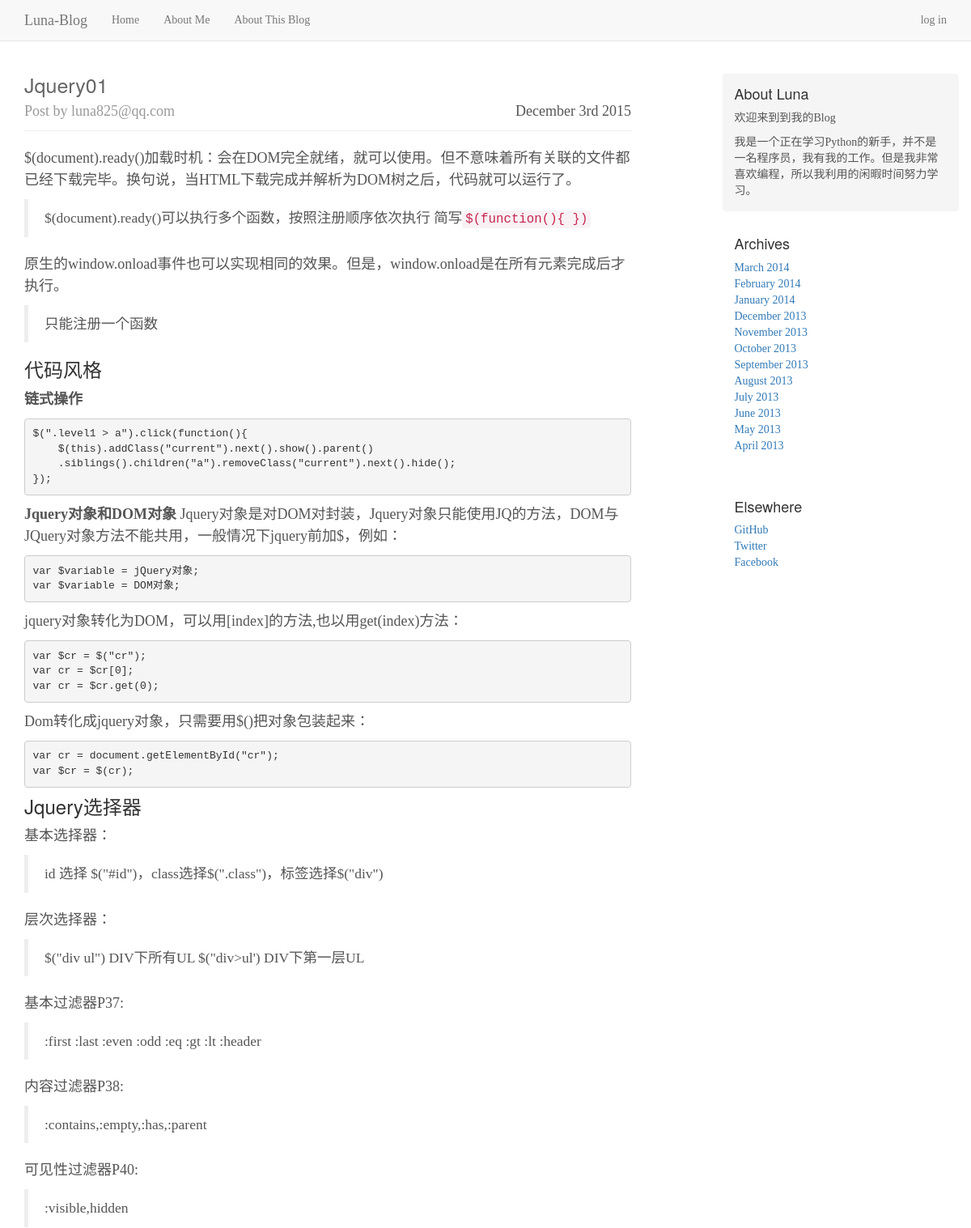
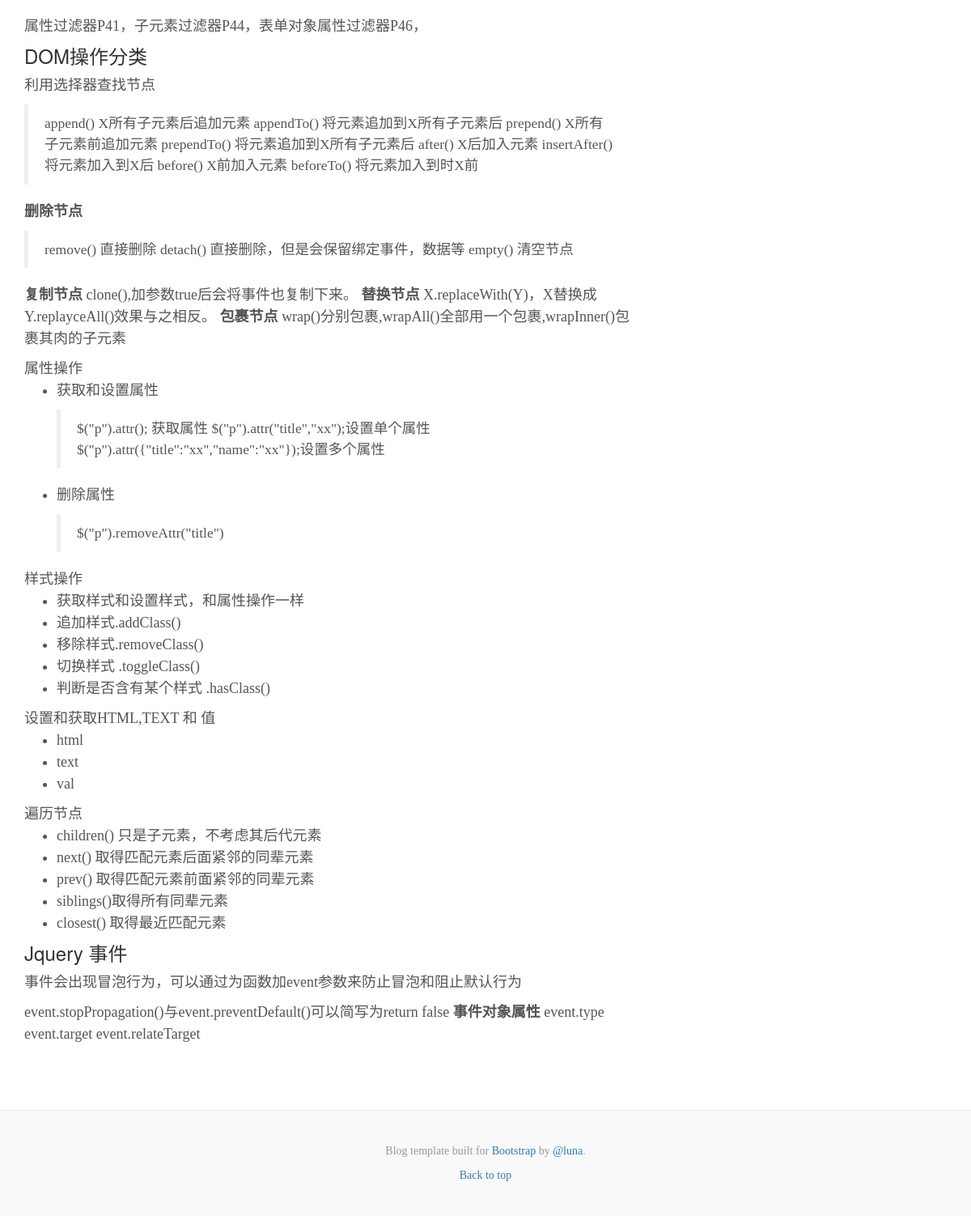
Page /post/7 on the committed database (2 pictures, top to bottom).
### app/models.py (models this page shows, shortened)
class Post(db.Model):
	__tablename__ = 'posts'
	id = db.Column(db.Integer,primary_key=True)
	title=db.Column(db.String(128),index=True)
	body = db.Column(db.Text)
	body_html = db.Column(db.Text)
	timestamp = db.Column(db.DateTime,index = True,default=datetime.utcnow)
	author_id = db.Column(db.Integer,db.ForeignKey('administors.id'))

class Administor(db.Model,UserMixin):
	__tablename__ = 'administors'
	id = db.Column(db.Integer,primary_key=True)
	email = db.Column(db.String(64),unique=True,index=True)
	password_hash = db.Column(db.String(128))
	name = db.Column(db.String(64))
	location = db.Column(db.String(64))
	about_me = db.Column(db.Text())
	posts = db.relationship('Post',backref='author',lazy='dynamic')
	@property
	def password(self):
		raise AttributeError('不能读取密码！')

### app/main/views.py (the view)
@main.route('/post/<int:id>')
def post(id):
    post = Post.query.get_or_404(id)
    return render_template('post.html',posts=[post])

### app/templates/post.html
{% extends "base.html" %}
{% block page_content %}
<div class="col-sm-8 blog-main">
{% include "_posts.html" %}
</div>
{% endblock %}

### app/templates/_posts.html
{% for post in posts %}
<div class="blog-post">
	<div class="blog-head">
    <h2 class="blog-post-title"><a href="{{url_for('main.post',id=post.id)}}">{{post.title.replace('-',' ') | title }}</a></h2>
    <p class="blog-post-date">{{ moment(post.timestamp).format('MMMM Do YYYY')}}</p>
     <p class="blog-post-meta"> Post by {{post.author.email}}</p>
     </div>
    {% if digest %}
		{% if post.body_html %}
		{{post.body_html[:200] | striptags }}
		{% else %}
		{{ post.body[:200]}}
		{% endif %}
	<div class="blog-read-all"><a href="{{url_for('main.post',id=post.id)}}">阅读全文</a></div>
	{% else %}
		{% if post.body_html %}
		{{post.body_html | safe }}
		{% else %}
		{{ post.body}}
		{% endif %}
	{% endif %}
</div>
{% endfor %}

### app/static/blog.css (style rules this page uses)
body { font-family: Georgia, "Times New Roman", Times, serif; color: #555; }
h1, .h1, h2, .h2, h3, .h3, h4, .h4, h5, .h5, h6, .h6 { margin-top: 0; font-family: "Helvetica Neue", Helvetica, Arial, sans-serif; font-weight: normal; color: #333; }
.blog-main { font-size: 18px; line-height: 1.5; }
.blog-head { border-bottom: 1px solid #eee; margin-bottom: 20px; }
.blog-post { margin-bottom: 60px; }
.blog-post-title { margin-bottom: 5px; font-size: 25px; }
.blog-post-title a { color: #666; }
.blog-post-meta { margin-bottom: 10px; color: #999; }
.blog-post-date { float: right; }

### rows in the picture
Post: title.replace "Jquery01", timestamp "December 3rd 2015", author.email "luna825@qq.com", body_html "$(document).ready()加载时机：会在DOM完全就绪，就可以使用。但不意味着所有关联的文件都已经下载完毕。换句说，当HTML下载完成并解析为DOM树之后，代码就可以运行了。 $(document).ready()可以执行多个函数，按照注册顺序依次执行 简写 $(function(){ }) 原生的window.onload事件也可以实现相同的效果。但是，window.onload是在所有元素完成后才执行。 只能注册一个函数 代码风格 链式操作 $(\".level1 > a\").click(function(){ $(this).addClass(\"current\").next().show().parent() .siblings().children(\"a\").removeClass(\"current\").next().hide(); }); Jquery对象和DOM对象 Jquery对象是对DOM对封装，Jquery对象只能使用JQ的方法，DOM与JQuery对象方法不能共用，一般情况下jquery前加$，例如： var $variable = jQuery对象; var $variable = DOM对象; jquery对象转化为DOM，可以用[index]的方法,也以用get(index)方法： var $cr = $(\"cr\"); var cr = $cr[0]; var cr = $cr.get(0); Dom转化成jquery对象，只需要用$()把对象包装起来： var cr = document.getElementById(\"cr\"); var…"
